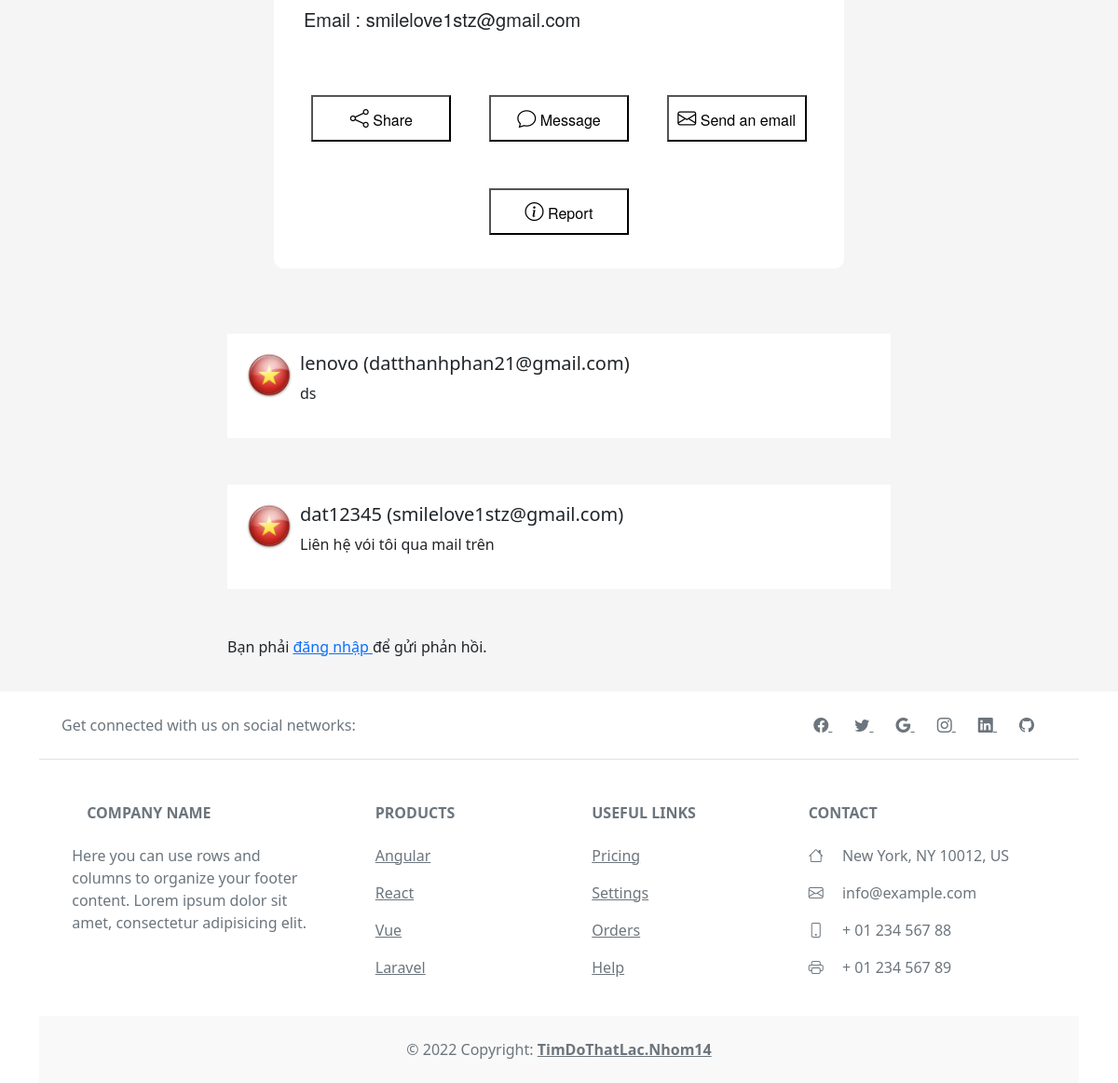
/show/24 (lower part), run on an earlier commit of the app's database.
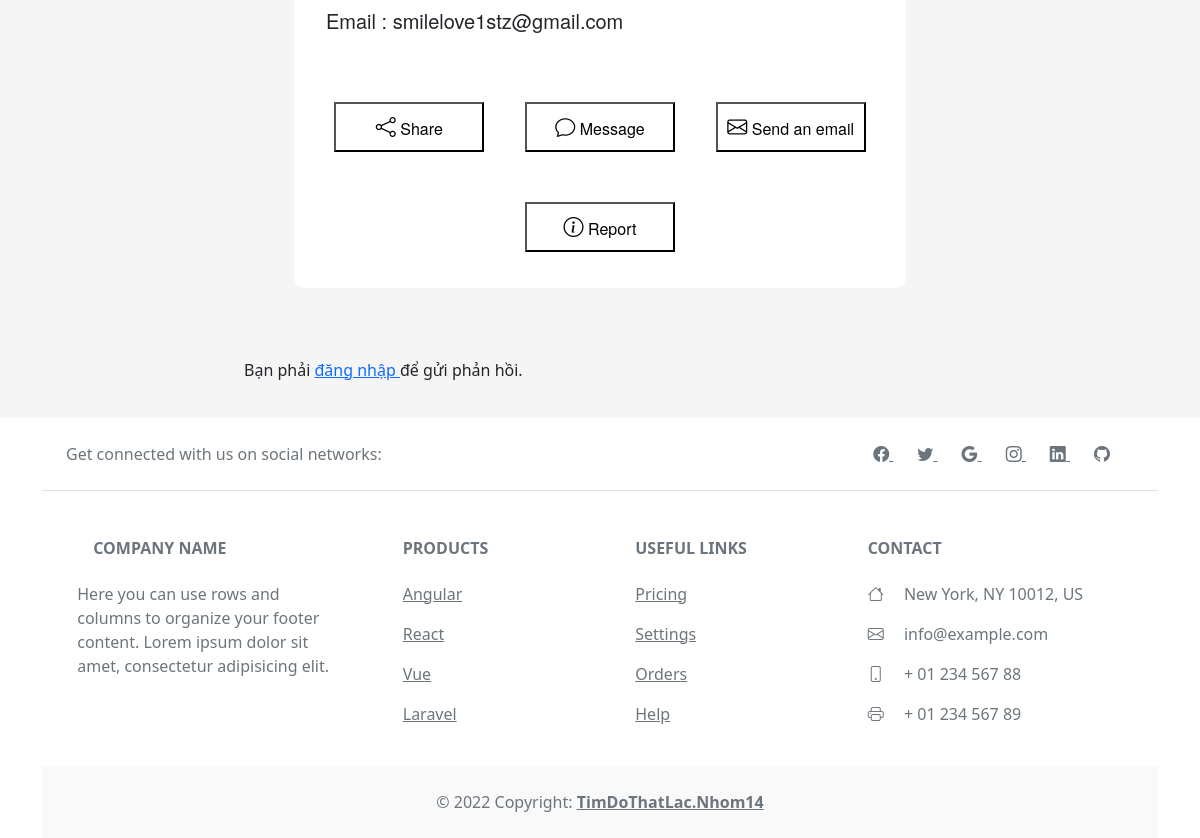
And on a later commit of the database.
### home/models.py (models this page shows, shortened)
class comment(models.Model):
    postid = models.IntegerField(null=True, blank=True)
    user = models.TextField(null=True)
    mail = models.TextField(null=True)
    message = models.TextField(null=True)

### home/views.py (the view, shortened to what this page needs)
# urls.py: path('show/<event_id>', home.show_post, name="show_post"),
def show_post(request, event_id):
    event = mypost.objects.get(pk=event_id)
    if request.method == "GET":
        data = comment.objects.filter().order_by('-pk')
        context = {
            'cmt':data
        }
        return render(request, "chitiet.html" , {'event': event,  'cmt':data})

### home/Templates/chitiet.html (shortened to what this page needs)
{% load static %}
<!DOCTYPE html>
<html>
    <head>
         <link rel="stylesheet" type"text/css" href="{% static 'css/chitiet/chitiet.css' %}">
         <link rel="stylesheet" href="https://cdn.jsdelivr.net/npm/bootstrap-icons@1.9.1/font/bootstrap-icons.css">
         <link href="https://cdn.jsdelivr.net/npm/bootstrap@5.2.1/dist/css/bootstrap.min.css" rel="stylesheet">
    </head>
    <body>
      {% include 'header.html' %}
        <div class="body">
            <div class="card_body row justify-content-md-center">
                <div class="card_dt col col-lg-6">
                      <div class="tt_info mb-3">
                        <div class="info container imageUploadContainer mb-3">
                          <div>
                           <p>
                           Email :
                            <span id="fileInfomation_name"> {{event.email}} </span>
                           </p>
                          <div class="button row justify-content-md-center text-center">
                            <div class="col"> <button> <i class="bi bi-share"></i>  Share</button> </div>
                            <div class="col"> <button><i class="bi bi-chat"></i> Message</button> </div>
                            <div class="col"> <button> <i class="bi bi-envelope"></i> Send an email</button> </div>
                            <div class="col"> <button><i class="bi bi-info-circle"></i> Report</button> </div>
                          </div>
                      </div>
                      </div>
                 </div>
                </div>
              </div>
            </div>
          <div class="comment row justify-content-md-center">
            <div class="col col-lg-8 ">
              {% for x in cmt %}
              {% if x.postid == event.id %}
              <div class="comment_br">
              <div class="headertext row ">
                  <div class="col-1"> <img class="img_avt"> </div>
                  <div class="col-sm">
                    <div  class="listcomment row ">
                    <h5> {{x.user}} ({{x.mail}})</h5>
                    </div>
                    <div class="listcomment row ">
                      <div >
                        <p> {{x.message}} </p>
                       </div>
                    </div>
                   </div>
              </div>
            </div>
            {% endif %}
            {% endfor %}
              {% if user.is_authenticated %}
               <div class="commentdata">
                <form action="" method="POST" enctype="multipart/form-data">
                  {% csrf_token %}
                  <div class="mb-3">
                    <label for="exampleInputEmail1" class="form-label">Email address</label>
                    <input type="email" class="form-control" name="email" id="exampleInputEmail1" aria-describedby="emailHelp">
                    <div id="emailHelp" class="form-text">We'll never share your email with anyone else.</div>
                  </div>
                  <div class="mb-3">
                    <label for="exampleInputPassword1" class="form-labe3">Your Message</label>
                    <textarea  type="textarea" class="mesage form-control" name="message" id="message"> </textarea>
                  </div>
                  <div class="mb-3 form-check">
                    <input type="checkbox" class="form-check-input" id="exampleCheck1">
                    <label class="form-check-label" for="exampleCheck1" name="check_hide">Save my name, email, and website in this browser for the next time I comment.</label>
                  </div>
                  <button type="submit" class="btn btn-primary">Submit Comment</button>
                </form>
               </div>
               {% else %}
               <p> Bạn phải <a href="{% url "login" %}"> đăng nhập </a>  để gửi phản hồi. </p>
               {% endif %}
            </div>
          </div>
            <div class="footer container ">
              {% include 'footer.html' %}
            </div>
    </body>
</html>

What changed in the data, as far as the page shows it:
removed comment: postid 24 (drawn), user "lenovo", mail "datthanhphan21@gmail.com", message "ds"
removed comment: postid 24 (drawn), user "dat12345", mail "smilelove1stz@gmail.com", message "Liên hệ vói tôi qua mail trên"
